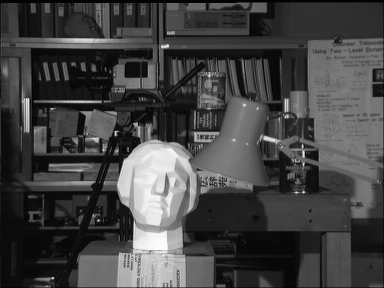
//> input picture stereo_match/tsukuba_l.png, 384 x 288 px
$ ./census   (built with g++ and OpenCV 4)
//> lines starting //> are read from the running program, lines starting //| are printed output that depends on the picture
#include<iostream>
#include<cv.h>
#include<highgui.h>

using namespace std;
int GetHammingWeight(unsigned int value);
int main(){
    /*Half of the window size for the census transform*/
    int hWin = 5;
    int bitlength = 0;
    if ((2*hWin+1)*(2*hWin+1)%32 == 0)
    {
        bitlength = (2*hWin+1)*(2*hWin+1)/32;
    }else {
        bitlength = (2*hWin+1)*(2*hWin+1)/32  + 1;
    }
    cout<<"hWin: "<<hWin<<";  "<<"bit length:  "<<bitlength<<endl;
    cout<<"Census test"<<endl;
   // char stopKey;
    IplImage * leftImage = cvLoadImage("../tsukuba_l.png",0);
//> leftImage is the input picture: 288 rows x 384 cols, CV_8UC1; min 0, max 252, mean 67.6
    IplImage * rightImage = cvLoadImage("../tsukuba_r.png",0);
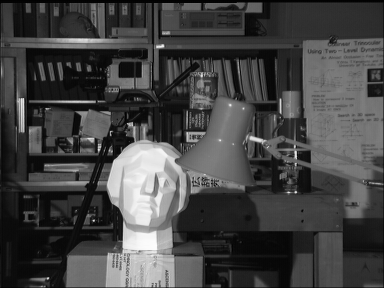
//> input picture stereo_match/tsukuba_r.png, 384 x 288 px
//> rightImage is the input picture: 288 rows x 384 cols, CV_8UC1; min 0, max 253, mean 68

    int imageWidth = leftImage->width;
//> imageWidth = 384
    int imageHeight =leftImage->height;
//> imageHeight = 288

    IplImage * CensusImage = cvCreateImage(cvGetSize(leftImage),leftImage->depth,1);
    IplImage * MatchLevelImage = cvCreateImage(cvGetSize(leftImage),leftImage->depth,1);

     int minDBounds = 0;
     int maxDBounds = 31;
    // int leftCensus[imageHeight][imageWidth][bitlength] = {0};
     unsigned  int *leftCensus = new unsigned int[imageHeight*imageWidth*bitlength];
     unsigned  int *rightCensus = new unsigned int[imageHeight*imageWidth*bitlength];
     for (int i = 0;i < imageHeight*imageWidth*bitlength;i++)
     {
         leftCensus[i] = 0;
         rightCensus[i] = 0;
     }
     int pointCnt = 0;


    cvNamedWindow("Left",1);
    cvNamedWindow("Right",1);
    cvNamedWindow("Census",1);
    cvNamedWindow("MatchLevel",1);

    cvShowImage("Left",leftImage);
    cvShowImage("Right",rightImage);


    /*Census Transform */
   int i,j ,m,n,k,l;
   unsigned char centerPixel = 0;
   unsigned char neighborPixel = 0;
   int bitCount = 0;
   unsigned int bigger = 0;
    for(i = 0 ; i < leftImage->height;i++){
        for(j = 0; j< leftImage->width;j++){
             centerPixel = *((unsigned char *)leftImage->imageData + i*leftImage->widthStep + j);
             bitCount = 0;

             for (m = i - hWin; m <= i + hWin;m++)
             {
                 for (n = j - hWin; n<= j+hWin;n++)
                 {
                     bitCount++;
                     if (m < 0 || m >= leftImage->height || n < 0 || n >= leftImage->width)
                     {
                         neighborPixel = 0;
                     }else{
                          neighborPixel = *((unsigned char *)leftImage->imageData + m*leftImage->widthStep + n);
                     }
                     bigger = (neighborPixel > centerPixel)?1:0;
                     leftCensus[(i*imageWidth + j)*bitlength + bitCount/32] |= (bigger<<(bitCount%32));
                 }
             }

        }
    }
//> this loop made 288 passes
//> centerPixel on passes 1 to 3: 1, 2, 10
//> after the loop, centerPixel = 22; bitCount = 121; neighborPixel = 0; bigger = 0

    for(i = 0 ; i < rightImage->height;i++){
        for(j = 0; j< rightImage->width;j++){
            centerPixel = *((unsigned char *)rightImage->imageData + i*rightImage->widthStep + j);
            bitCount = 0;

            for (m = i - hWin; m <= i + hWin;m++)
            {
                for (n = j - hWin; n<= j+hWin;n++)
                {
                    bitCount++;
                    if (m < 0 || m >= rightImage->height || n < 0 || n >= rightImage->width)
                    {
                        neighborPixel = 0;
                    }else{
                        neighborPixel = *((unsigned char *)rightImage->imageData + m*rightImage->widthStep + n);
                    }
                    bigger = (neighborPixel > centerPixel)?1:0;
                    rightCensus[(i*imageWidth + j)*bitlength + bitCount/32] |= (bigger<<(bitCount%32));
                }
            }

        }
    }
//> this loop made 288 passes
//> centerPixel on passes 1 to 3: 1, 2, 11
//> after the loop, centerPixel = 20; bitCount = 121; neighborPixel = 0; bigger = 0
    int sum = 0;
    unsigned int *matchLevel = new unsigned int[maxDBounds - minDBounds  + 1];
    int tempMin = 0;
    int tempIndex = 0;
    unsigned  char *dst;
    unsigned char pixle = 0;
    for(i = 0 ; i < rightImage->height;i++){
        for(j = 0; j< rightImage->width;j++){


            for (k = minDBounds;k <= maxDBounds;k++)
            {
                sum = 0;
                for (l = 0;l< bitlength;l++)
                {
                    if (((i*imageWidth+j+k)*bitlength + l) < imageHeight*imageWidth*bitlength)
                    {
                        sum += GetHammingWeight(rightCensus[(i*imageWidth+j)*bitlength + l]
                        ^ leftCensus[(i*imageWidth+j+k)*bitlength + l]);
                    }else {
                        //sum += 0;
                       // cout<<".";
                    }

                }
                matchLevel[k] = sum;
            }

            /*寻找最佳匹配点*/
            tempMin = 0;
            tempIndex = 0;
            for ( m = 1;m < maxDBounds - minDBounds + 1;m++)
            {
                 if (matchLevel[m] < matchLevel[tempIndex])
                 {
                     tempMin = matchLevel[m];
                     tempIndex = m;
                 }
            }

            if (tempMin > (2*hWin+1)*(2*hWin+1)*0.2)
            {
                tempMin = 0;
                pointCnt++;
            }else{
                tempMin = 255;
            }
            dst = (unsigned char *)CensusImage->imageData + i*CensusImage->widthStep + j;
            *dst = tempIndex*8;

            dst = (unsigned char *)MatchLevelImage->imageData + i*MatchLevelImage->widthStep + j;
            *dst = tempMin;

            //cout<< tempIndex<<"  " <<tempMin<<endl;;

        }
    }
//> this loop made 288 passes
//> (sum, tempIndex, pointCnt) on passes 1 to 3: (31, 0, 0), (28, 0, 0), (65, 0, 0)
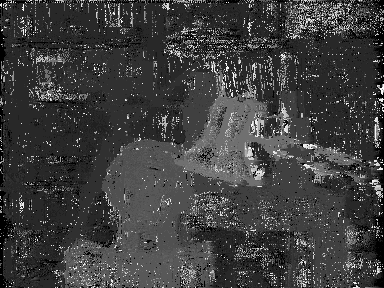
//> CensusImage: 288 rows x 384 cols, CV_8UC1; min 0, max 248, mean 62.7
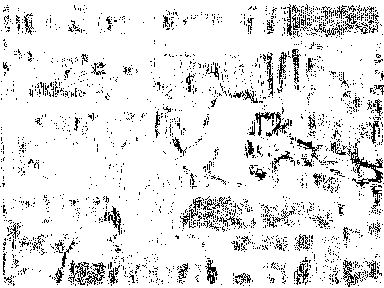
//> MatchLevelImage: 288 rows x 384 cols, CV_8UC1; 90.1% white; black in thin lines or dots
    cout<<"pointCnt:  "<<pointCnt<<endl;
//| pointCnt:  10894
    cvShowImage("Census",CensusImage);
    cvShowImage("MatchLevel",MatchLevelImage);
    cvSaveImage("depth.jpg",CensusImage);
    cvSaveImage("matchLevel.jpg",MatchLevelImage);

    cvWaitKey(0);
    cvDestroyAllWindows();
    cvReleaseImage(&leftImage);
    cvReleaseImage(&rightImage);
    return 0;
}


int GetHammingWeight(unsigned int value)
{
    if(value == 0) return 0;

    int a = value;
    int b = value -1;
    int c = 0;

    int count = 1;
    while(c = a & b)
    {
        count++;
        a = c;
        b = c-1;
    }
    return count;
}
